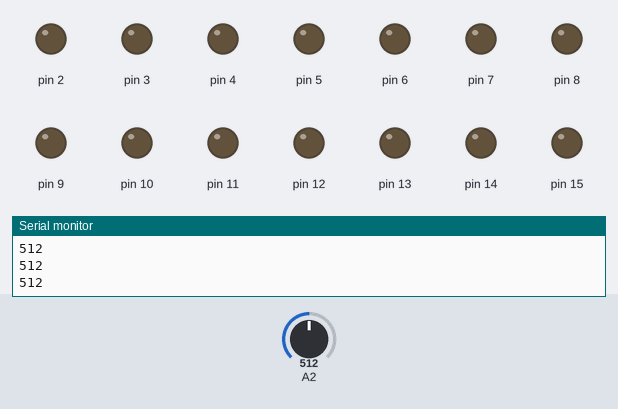
A sketch run on a simulated Arduino Uno, built with avr-gcc and run on an emulated ATmega328P. Shown: output pins drawn as LEDs (lit = HIGH), the last lines printed to the serial monitor. The test bench sets the inputs (shaded band); at power-on: A2 = 512.

Above: at 0.16 s.
At 0.8 s:
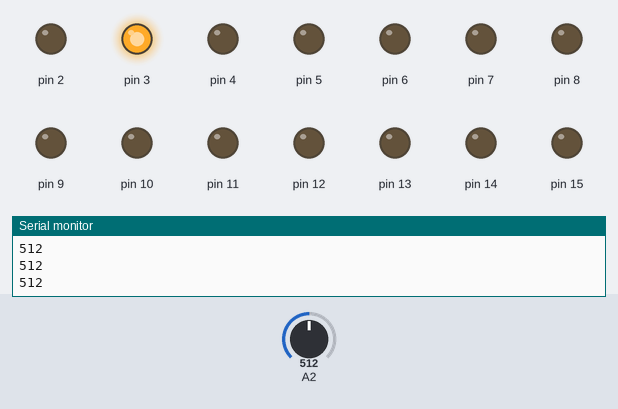
At 1.45 s:
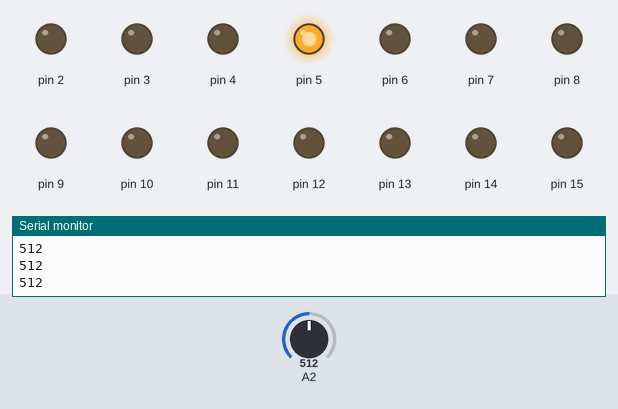
At 2.75 s:
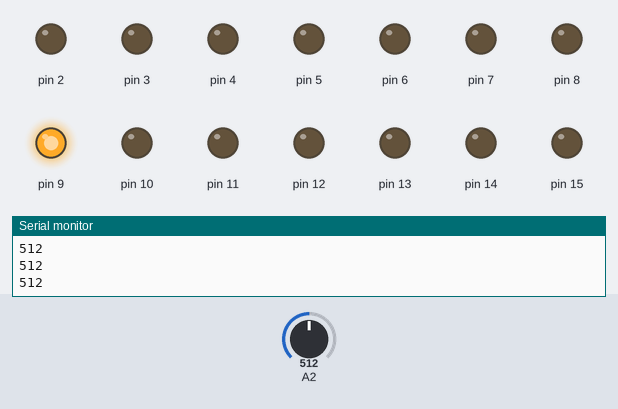
At 4.04 s:
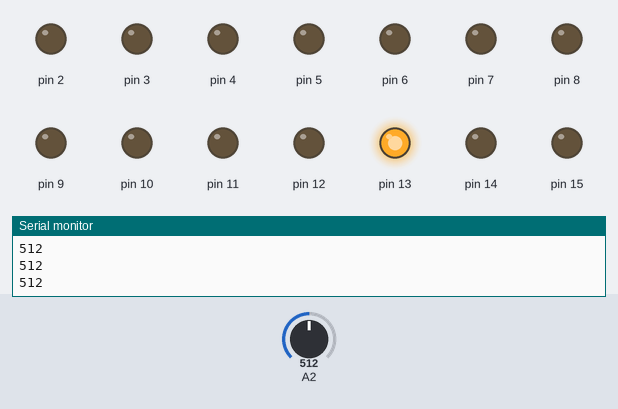
At 5.66 s:
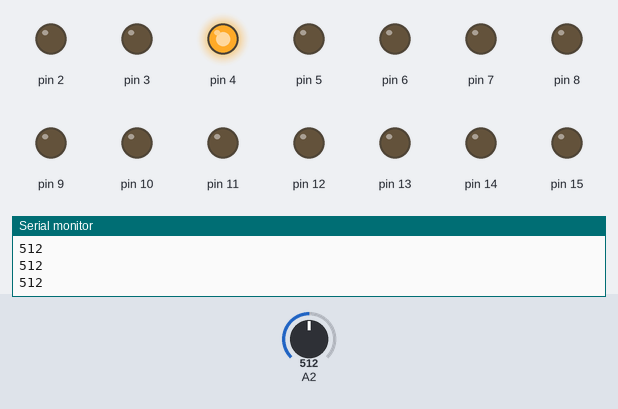
Timing chart, 0 to 6.0 s (numbered marks = the images above):
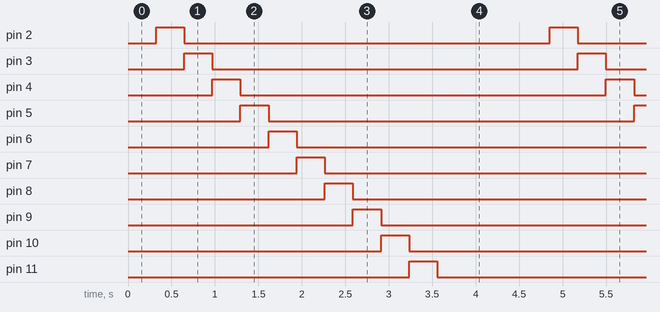

Measured:
- by itself, pin 2–15: alternates HIGH for 0.32 s and LOW for 4.2 s
- by itself, everything shown: repeats every 4.5 s, in 14 steps

The sketch:

sketch_may23a.ino
```cpp
void setup() {
  Serial.begin(9600);
  // put your setup code here, to run once:
  for(int i = 2; i < 16; i++)
    pinMode(i, OUTPUT);
}

int index = 2;
long last = 0;
void loop() {
  long sum = 0;
  for(int i=0; i<300; i++)
    sum += analogRead(2);
  Serial.println(sum / 300);


  if(millis() - last > 300){
    light(index);
    index++;
    last = millis();
    if(index >= 16)
      index = 2;
  }
}

void light(int pin){
  for(int i = 2; i < 16; i++){
    if(i == pin)
      digitalWrite(i, HIGH);
    else
      digitalWrite(i, LOW);
  }
}
```
